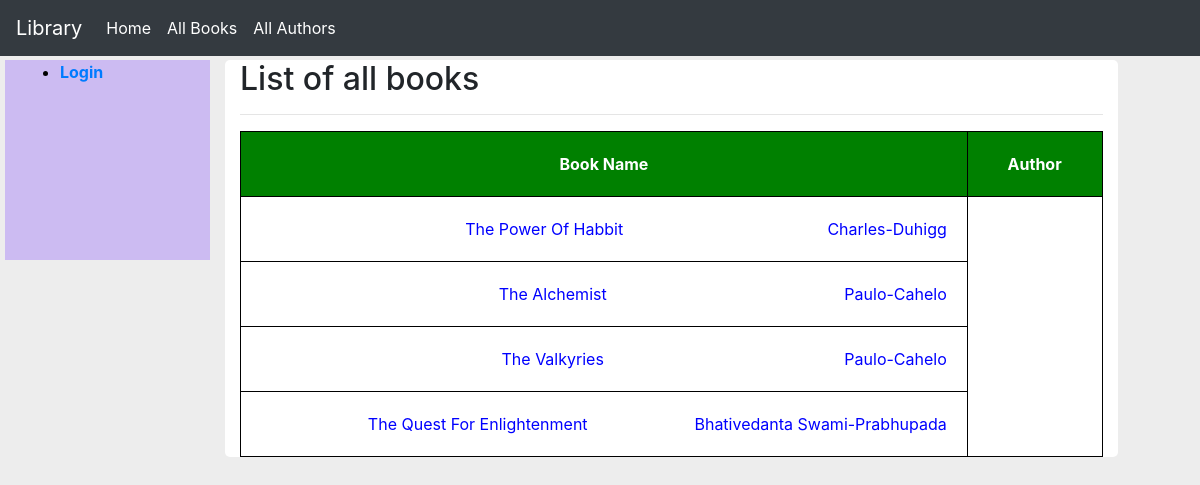
/catalog/books/, run on the app's committed database.
### catalog/models.py (models this page shows, shortened)
class Book(models.Model):
    title = models.CharField(max_length=200)
    author = models.ForeignKey('Author', on_delete=models.SET_NULL, null=True)
    summary = models.TextField(max_length=1000, help_text="Enter a brief description of the book")
    isbn = models.CharField('ISBN', max_length=13,help_text="13 character unique number")
    genre = models.ManyToManyField(Genre, help_text="Select the genre of the book")
    language = models.ForeignKey('Language', on_delete=models.SET_NULL, null=True)
    def display_genre(self):
        return ", ".join(genre.name for genre in self.genre.all()[:3])
    display_genre.short_description = "Genre"

class Author(models.Model):
    first_name = models.CharField(max_length=100)
    last_name = models.CharField(max_length=100)
    date_of_birth = models.DateField(null=True, blank=True)
    date_of_death = models.DateField('Died',null=True, blank=True)
    class Meta:
        ordering = ['last_name','first_name']
    def __str__(self):
        return f"{self.first_name}-{self.last_name}"

### catalog/views.py (the view)
# urls.py: path('books/',views.BookListView.as_view(), name="booklist"),
class BookListView(ListView):
    model = Book
    context_object_name = 'booklist'
    template_name = 'catalog/list.html'

### catalog/templates/catalog/list.html (shortened to what this page needs)
{% extends "catalog/base.html" %}
{% block content %}
   <h2>List of all books</h2>
   <hr>
   {% if booklist %}
     <table>
       <tr>
       <th>Book Name</th>
       <th>Author</th>
       </tr>
       {% for book in booklist %}
       <tr class="nostyle"><td><a href="{% url 'catalog:bookdetail' book.id %}">{{ book.title }} </a>
         <a style="float: right;" href="{% url 'catalog:authorDetail' book.author.id %}">{{ book.author }}</a></td></tr>
       {% endfor %}
     </table>
   {% else %}
      <h2>There are no books in the library.</h2>
      <small>Sorry for inconvience</small>
   {% endif %}
{% endblock %}

### catalog/static/css/style.css (style rules this page uses)
body { background-color: #ededed; margin-top: 60px; }
.nostyle a { text-decoration: none; color: blue; }
table { border-collapse: collapse; width: 100%; }
table, th, td { border: 0.5px solid black; text-align: center; padding: 20px; }
table th { background-color: green; color: white; text-align: center; padding: 20px; }

### catalog/templates/catalog/list.html (style rules this page uses)
.nostyle a { text-decoration: none; color: blue; }
body { margin-top: 60px; }

### data on the page
Book: title "The Power Of Habbit", author "Charles-Duhigg"
Book: title "The Alchemist", author "Paulo-Cahelo"
Book: title "The Valkyries", author "Paulo-Cahelo"
Book: title "The Quest For Enlightenment", author "Bhativedanta Swami-Prabhupada"
